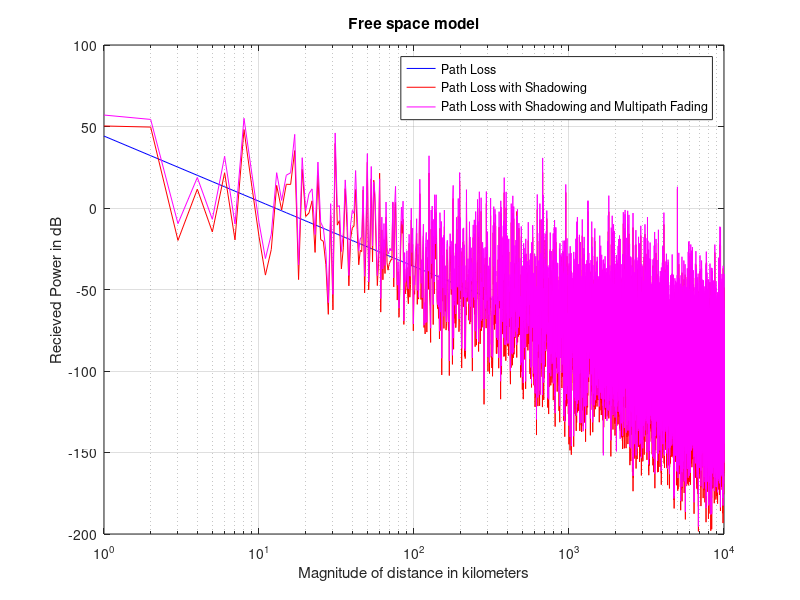
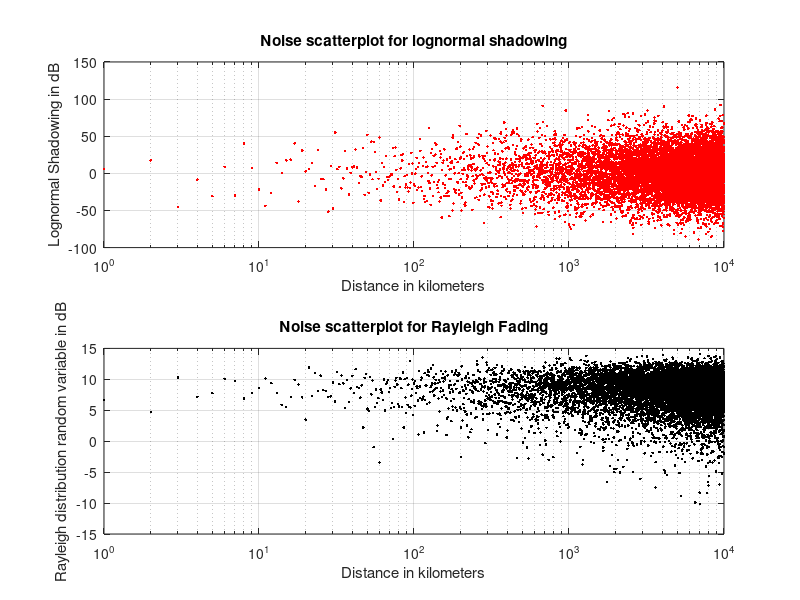
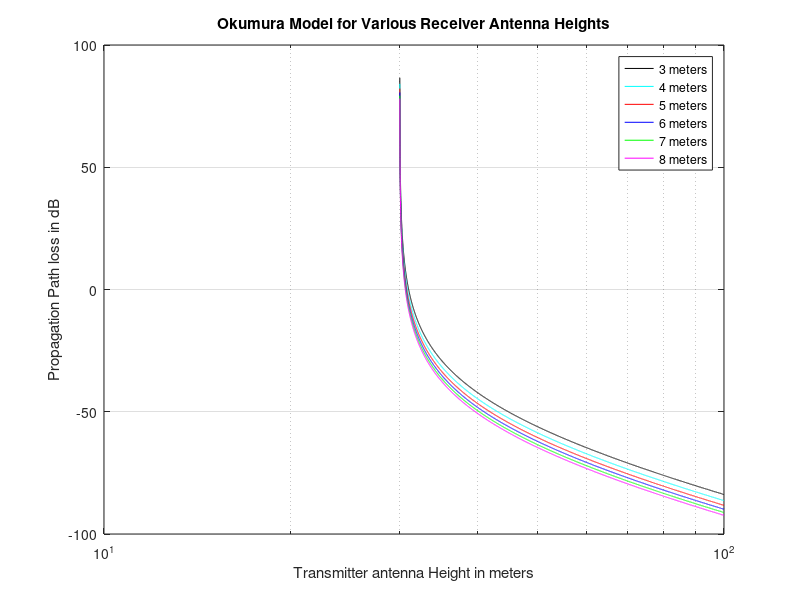

These charts were generated, in order, by the following MATLAB code:
% Free Space Propagation Loss with noise consideration
clc;
close all;
clear all;

fc = input('Enter carrrier frequency(MHz): ');  % carrier frequency
c = 299.792458; % speed of light with implicit 10e6 (Mega) multiplication
d = 1:1:10000;  % distance vector for wave to travel in meters
d0 = 1;
Pt = 50; % typical cell tower transmission power in urban area 50 Watts
Gt = 1; % isotropic antenna transmitter gain
Gr = 1; % isotropic antenna reciever gain
n = 4;  % path loss exponent for obstruction in building from 4-6
mu=0;   % mu
sigma=6;  % standard deviation


Ht = 30:0.007:99.993; % Hieght of Antenna

% Mobile station antenna height gain factor
Ghr = 20*log10(3/3);
Ghr2 = 20*log10(4/3);
Ghr3 = 20*log10(5/3);
Ghr4 = 20*log10(6/3);
Ghr5 = 20*log10(7/3);
Ghr6 = 20*log10(8/3);

Amu = 35;   % Median attenuation relative to free space
Garea = 9;  % Gain due to type of environment, 9 for urban
Ght = 20*log10(Ht/200); % Base station antenna height gain factor

Pr = ((c./(4*pi*d0*fc)).^n).*(Pt*Gt*Gr)*((d0./d).^n);   % Pr formula

noise = lognrnd(mu,sigma,size(d));
PrSh = Pr.*noise;  % Pr formula + Shadowing

rayNoise = abs(sigma*randn(size(d))+1i*sigma*randn(size(d)));
PrShRy = PrSh.*rayNoise; % Pr formula + Shadowing + Rayliegh fading


figure(1);
semilogx(d,10*log10(Pr),'b',d,10*log10(PrSh),'r',d,10*log10(PrShRy),'m');
xlabel('Magnitude of distance in kilometers'); 
ylabel('Recieved Power in dB'); 
title('Free space model'); 
grid on;
legend('Path Loss','Path Loss with Shadowing','Path Loss with Shadowing and Multipath Fading');

figure(2)
subplot(2,1,1)
semilogx(d,10*log10(noise),'.r')
title('Noise scatterplot for lognormal shadowing');
grid on
xlabel('Distance in kilometers')
ylabel('Lognormal Shadowing in dB')

subplot(2,1,2)
semilogx(d,10*log10(rayNoise),'.k')
title('Noise scatterplot for Rayleigh Fading');
grid on
xlabel('Distance in kilometers')
ylabel('Rayleigh distribution random variable in dB')

figure(3)
semilogx(Ht,10*log10(Pr)+Amu-Ght-Ghr-Garea,'k',Ht,10*log10(Pr)+Amu-Ght-Ghr2-Garea,'c',Ht,10*log10(Pr)+Amu-Ght-Ghr3-Garea,'r',Ht,10*log10(Pr)+Amu-Ght-Ghr4-Garea,'b',Ht,10*log10(Pr)+Amu-Ght-Ghr5-Garea,'g',Ht,10*log10(Pr)+Amu-Ght-Ghr6-Garea,'m');
title('Okumura Model for Various Receiver Antenna Heights');
grid on
xlabel('Transmitter antenna Height in meters')
ylabel('Propagation Path loss in dB')
legend('3 meters','4 meters','5 meters','6 meters','7 meters','8 meters');